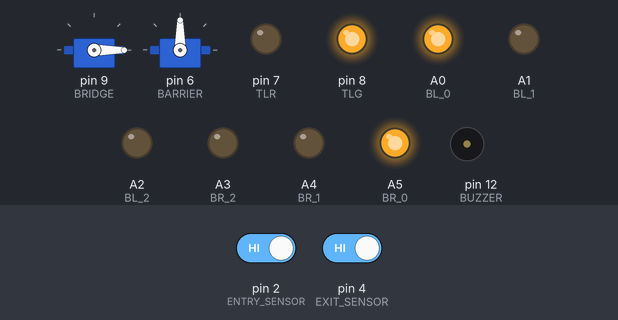
This sketch was run on a simulated Arduino Uno, built with avr-gcc and run on an emulated ATmega328P. On the bench: 2 × servo, output pins drawn as LEDs (lit = HIGH), buzzer (waves = sounding). Dashed ring = blinking. The inputs (shaded band) are chosen by the test bench; at power-on: pin 2 (ENTRY_SENSOR) HIGH, pin 4 (EXIT_SENSOR) HIGH.

Above: at 6.1 s.
6.2 s: pin 2 (ENTRY_SENSOR) driven LOW
At 7.5 s:
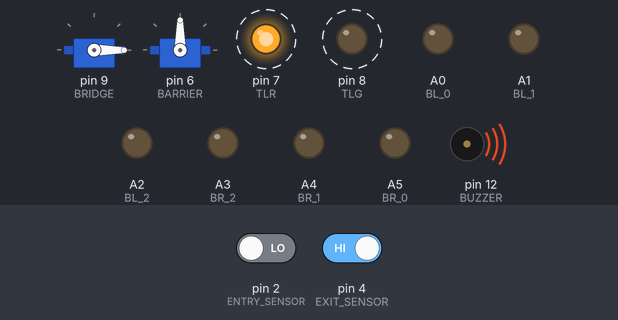
At 8.9 s:
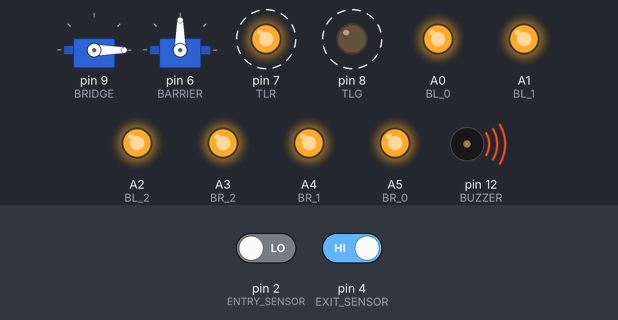
9.2 s: pin 4 (EXIT_SENSOR) driven LOW
At 12.88 s:
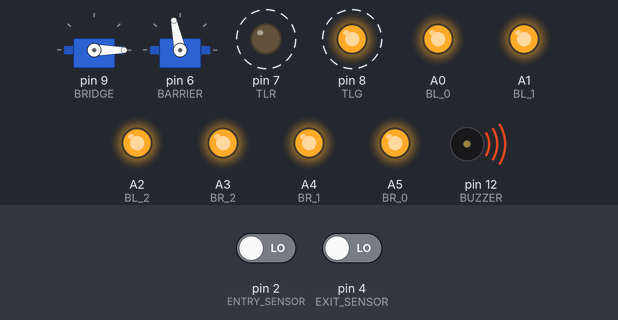
Timing chart, 0 to 28.8 s (numbered marks = the images above; inputs shaded):
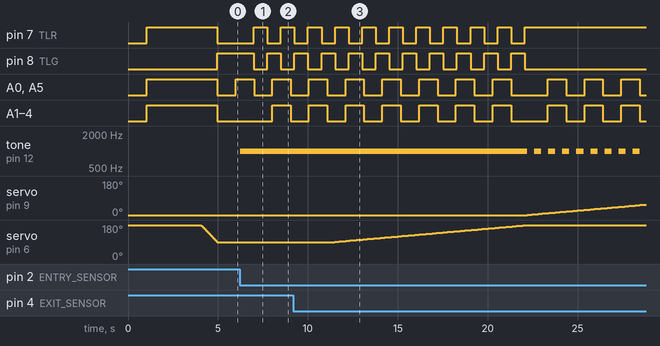

The sketch:

Most_robotika.ino
```cpp
#include <Servo.h>

// Naming:
// BL: B = bridge, L = left
// TLG:  = traffic light, G = green

#define TLG 8
#define TLR 7
#define BL_0 A0
#define BL_1 A1
#define BL_2 A2
#define BR_2 A3
#define BR_1 A4
#define BR_0 A5
#define BUZZER 12
#define BARRIER 6
#define BRIDGE 9

#define ENTRY_SENSOR 2
#define EXIT_SENSOR 4
#define RISING_EDGE 1
#define FALLING_EDGE 2
#define EDGE_RESET 0

#define RED 2
#define GREEN 1
#define OFF 0
#define BRIDGEALLON 4

Servo servo;
Servo servo1;

// bridge
unsigned long lastrun_bridge;
byte bridge_effect_state;
boolean is_bridge_blinking = false;

// entry sensor variables
boolean entry_sensor_laststate = 1;
boolean entry_sensor_currentstate = 1;
byte entry_sensor_trigger = EDGE_RESET;

// exit sensor variables
boolean exit_sensor_laststate = 1;
boolean exit_sensor_currentstate = 1;
byte exit_sensor_trigger = EDGE_RESET;

// traffic lights
boolean is_traffic_lights_blinking = false;
byte traffic_lights_effect_state;
unsigned long lastrun_traffic_lights;

// misc
unsigned long alarm;

// motors
byte bridge_motor_tilt = 0;
byte traffic_lights_motor_tilt;
unsigned long bridge_motor_lastrun;
unsigned long traffic_lights_motor_lastrun;

// buzzer
boolean is_buzzer_beeping = false;
boolean buzzer_state;
unsigned long buzzer_lastrun;

boolean is_entry_sensor_entry = true;

byte control = 10;
/*
 * Control variable responsable for state of off all system.
 *
 * 10 - sensors 0 and 1 not interrupted, bridge lowered, bridge LEDs in 3-2-1 effect, traffic lights green					<-----
 * 20 - sensor 0 interrupted, bidge lowered, bridge LEDs in all-blink effect, traffic lights in alternative blinking (5s)		 |
 * 30 - state of sensors irrelevant, bridge rising, bridge LEDs in all-blink effect, traffic lights red (until risen)			 |
 * 40 - sensor states irrelevant, bridge risen, bidge LEDs in all-blink effect, traffic lights red (indefinitev)				 |
 * 50 - when both sensors reconnect, bidge lowering, bidge LEDs in all-blink effect, traffic lights red						------
 */

boolean read_sensor(byte sensor) {
	// read and debounce sensor
	while (true) {
		if (digitalRead(sensor) == 1) {
			//debounce
			delay(10);
			if (digitalRead(sensor) == 1) {
				return true;
			}
		} else {
			delay(10);
			if (digitalRead(sensor) == 0) {
				return false;
			}
		}
	}
}

/*
 * Traffic lights control.
 *
 * 0 - all off
 * 1 - green
 * 2 - red
 */
void traffic_ligths(byte mode) {
	switch (mode) {
		case 0:
			digitalWrite(TLR, LOW);
			digitalWrite(TLG, LOW);
			break;
		case 1:
			digitalWrite(TLR, LOW);
			digitalWrite(TLG, HIGH);
			break;
		case 2:
			digitalWrite(TLR, HIGH);
			digitalWrite(TLG, LOW);
			break;
	}
}

/*
 * Function to control lights on the bridge
 * 0 - all OFF
 * 1 - closest to the base of the bridge
 * 2 - in the middle of the bridge
 * 3 - farthest form base of the bridge
 */
void bridge_lights(byte mode) {
	switch (mode) {
		case 0:
			digitalWrite(BL_0, LOW);
			digitalWrite(BL_1, LOW);
			digitalWrite(BL_2, LOW);
			digitalWrite(BR_0, LOW);
			digitalWrite(BR_1, LOW);
			digitalWrite(BR_2, LOW);
			break;
		case 1:
			digitalWrite(BL_0, HIGH);
			digitalWrite(BL_1, LOW);
			digitalWrite(BL_2, LOW);
			digitalWrite(BR_0, HIGH);
			digitalWrite(BR_1, LOW);
			digitalWrite(BR_2, LOW);
			break;
		case 2:
			digitalWrite(BL_0, LOW);
			digitalWrite(BL_1, HIGH);
			digitalWrite(BL_2, LOW);
			digitalWrite(BR_0, LOW);
			digitalWrite(BR_1, HIGH);
			digitalWrite(BR_2, LOW);
			break;
		case 3:
			digitalWrite(BL_0, LOW);
			digitalWrite(BL_1, LOW);
			digitalWrite(BL_2, HIGH);
			digitalWrite(BR_0, LOW);
			digitalWrite(BR_1, LOW);
			digitalWrite(BR_2, HIGH);
			break;
		case 4:
			digitalWrite(BL_0, HIGH);
			digitalWrite(BL_1, HIGH);
			digitalWrite(BL_2, HIGH);
			digitalWrite(BR_0, HIGH);
			digitalWrite(BR_1, HIGH);
			digitalWrite(BR_2, HIGH);

	}
}

void setup() {
//	Serial.begin(9600);
//	delay(1000);
//	Serial.println("Setup");
	pinMode(TLG, OUTPUT);
	pinMode(TLR, OUTPUT);
	pinMode(BR_2, OUTPUT);
	pinMode(BR_1, OUTPUT);
	pinMode(BR_0, OUTPUT);
	pinMode(BL_2, OUTPUT);
	pinMode(BL_1, OUTPUT);
	pinMode(BL_0, OUTPUT);
	pinMode(ENTRY_SENSOR, INPUT_PULLUP);
	pinMode(EXIT_SENSOR, INPUT_PULLUP);
	servo.attach(BRIDGE);
	servo.write(0);
	delay(50);
	servo1.attach(BARRIER);
	servo1.write(180);
	delay(1000);
	traffic_ligths(RED);
	bridge_lights(BRIDGEALLON);
	delay(3000);
	for (traffic_lights_motor_tilt = 180; traffic_lights_motor_tilt >= 90; traffic_lights_motor_tilt--) {
		servo1.write(traffic_lights_motor_tilt);
		delay(10);
	}
	lastrun_bridge = millis();
	traffic_ligths(GREEN);
	bridge_lights(OFF);
	servo.detach();
	servo1.detach();
}

void loop() {
	delay(10);

	// read entry sensor
	entry_sensor_currentstate = read_sensor(ENTRY_SENSOR);

	// detect entry sensor state change
	if (entry_sensor_laststate != entry_sensor_currentstate) {
		entry_sensor_laststate = entry_sensor_currentstate;
		if (entry_sensor_currentstate == true) {
			entry_sensor_trigger = RISING_EDGE;
		} else {
			entry_sensor_trigger = FALLING_EDGE;
		}
	}

	// read exit sensor
	exit_sensor_currentstate = read_sensor(EXIT_SENSOR);

	// detect exit sensor state change
	if (exit_sensor_laststate != exit_sensor_currentstate) {
		exit_sensor_laststate = exit_sensor_currentstate;
		if (exit_sensor_currentstate == true) {
			exit_sensor_trigger = RISING_EDGE;
		} else {
			exit_sensor_trigger = FALLING_EDGE;
		}
	}

	// ------------------------------------------------
	// Logic for state changing
	// ------------------------------------------------

	if ((control == 10) && ((entry_sensor_trigger == FALLING_EDGE) || (exit_sensor_trigger == FALLING_EDGE))) {
		// sensor 0 or 1 interrupted, bidge lowered -> from state 10 to state 20
		control = 20;	// bridge LEDs in all-blink effect, traffic lights in alternative blinking (5s)
		is_bridge_blinking = true;
		tone(BUZZER, 1000);
		is_traffic_lights_blinking = true;
		is_entry_sensor_entry = entry_sensor_trigger == FALLING_EDGE;
		alarm = millis() + 5000;
//		Serial.println("State 10 -> 20");
	}

	if ((control == 20) && (millis() > alarm)) {
		// bridge rising, bridge LEDs in all-blink effect, traffic lights red (until risen)
		control = 25;
		traffic_lights_motor_lastrun = millis();
//		Serial.println("State 20 -> 25");
		servo1.attach(BARRIER);
	}

	if ((control == 25) && (millis() - traffic_lights_motor_lastrun > 100)) {
		traffic_lights_motor_tilt++;
//		Serial.println(traffic_lights_motor_tilt);
		servo1.write(traffic_lights_motor_tilt);
		traffic_lights_motor_lastrun = millis();
		if (traffic_lights_motor_tilt >= 180) {
			control = 30;
			bridge_effect_state = BRIDGEALLON;
			is_traffic_lights_blinking = false;
			is_buzzer_beeping = true;
			traffic_ligths(RED);
			servo1.detach();
			servo.attach(BRIDGE);
//			Serial.println("State 25 -> 30");
		}
	}

	if ((control == 30) && (millis() - bridge_motor_lastrun > 100)) {
		bridge_motor_tilt++;
		servo.write(bridge_motor_tilt);
//		Serial.println(bridge_motor_tilt);
		bridge_motor_lastrun = millis();
		if (bridge_motor_tilt >= 180) {
			control = 40;
			is_buzzer_beeping = false;
			noTone(BUZZER);
			entry_sensor_trigger = EDGE_RESET;
			exit_sensor_trigger = EDGE_RESET;
			servo.detach();
//			Serial.println("State 30 -> 40");
		}
	}

	if ((control == 40) && ((!is_entry_sensor_entry && entry_sensor_trigger == RISING_EDGE) || (is_entry_sensor_entry && exit_sensor_trigger == RISING_EDGE))) {
		control = 45;
		tone(BUZZER, 1000);
//		Serial.println("State 40 -> 45");
		alarm = millis() + 5000;
	}

	if ((control == 45) && (millis() > alarm)) {
		control = 50;
		is_buzzer_beeping = true;
		bridge_motor_lastrun = millis();
		is_traffic_lights_blinking = true;
//		Serial.println("State 45 -> 50");
		servo.attach(BRIDGE);
	}

	if ((control == 50) && (millis() - bridge_motor_lastrun > 100)) {
		bridge_motor_tilt--;
//		Serial.println(bridge_motor_tilt);
		servo.write(bridge_motor_tilt);
		bridge_motor_lastrun = millis();
		if (bridge_motor_tilt <= 0) {
			control = 55;
			servo.detach();
			servo1.attach(BARRIER);
			traffic_lights_motor_lastrun = millis();
			is_buzzer_beeping = false;
//			Serial.println("State 50 -> 55");
		}
	}

	if ((control == 55) && (millis() - traffic_lights_motor_lastrun > 100)) {
		traffic_lights_motor_tilt--;
//		Serial.println(traffic_lights_motor_tilt);
		servo1.write(traffic_lights_motor_tilt);
		traffic_lights_motor_lastrun = millis();
		if (traffic_lights_motor_tilt <= 90) {
			is_bridge_blinking = false;
			is_traffic_lights_blinking = false;
			traffic_ligths(GREEN);
			noTone(BUZZER);
			entry_sensor_trigger = EDGE_RESET;
			exit_sensor_trigger = EDGE_RESET;
			servo1.detach();
			control = 10;
//			Serial.println("State 55 --> 10");
		}
	}
	// ------------------------------------------------
	// Logic for blinking and beeping
	// ------------------------------------------------

	// bridge blinking
	if (!is_bridge_blinking && (millis() - lastrun_bridge > 1000)) {
		if (bridge_effect_state == 1) {
			bridge_effect_state = 2;
		} else if (bridge_effect_state == 2) {
			bridge_effect_state = 3;
		} else {
			bridge_effect_state = 1;
		}
		bridge_lights(bridge_effect_state);
		lastrun_bridge = millis();
	}
	if (is_bridge_blinking && (millis() - lastrun_bridge > 1000)) {
		if (bridge_effect_state == OFF) {
			bridge_effect_state = BRIDGEALLON;
		} else {
			bridge_effect_state = OFF;
		}
		bridge_lights(bridge_effect_state);
		lastrun_bridge = millis();
	}

	// traffic lights blinking
	if ((is_traffic_lights_blinking) && (millis() - lastrun_traffic_lights > 750)) {
		if (traffic_lights_effect_state == 1) {
			traffic_lights_effect_state = 2;
		} else {
			traffic_lights_effect_state = 1;
		}
		traffic_ligths(traffic_lights_effect_state);
		lastrun_traffic_lights = millis();
	}

	// traffic lights blinking
	if ((is_buzzer_beeping) && (millis() - buzzer_lastrun > 375)) {
		if (buzzer_state == 1) {
			buzzer_state = 0;
			tone(BUZZER, 1000);
		} else {
			buzzer_state = 1;
			noTone(BUZZER);
		}
		buzzer_lastrun = millis();
	}
}
```

Measured:
- after the input at 6.2 s, pin 7 (TLR): LOW → HIGH after 0.78 s, → LOW 0.75 s later, → HIGH 0.75 s later; pin 8 (TLG): HIGH → LOW after 0.78 s, → HIGH 0.75 s later, → LOW 0.75 s later; tone on pin 12 (BUZZER): silent → 1000 Hz at once
